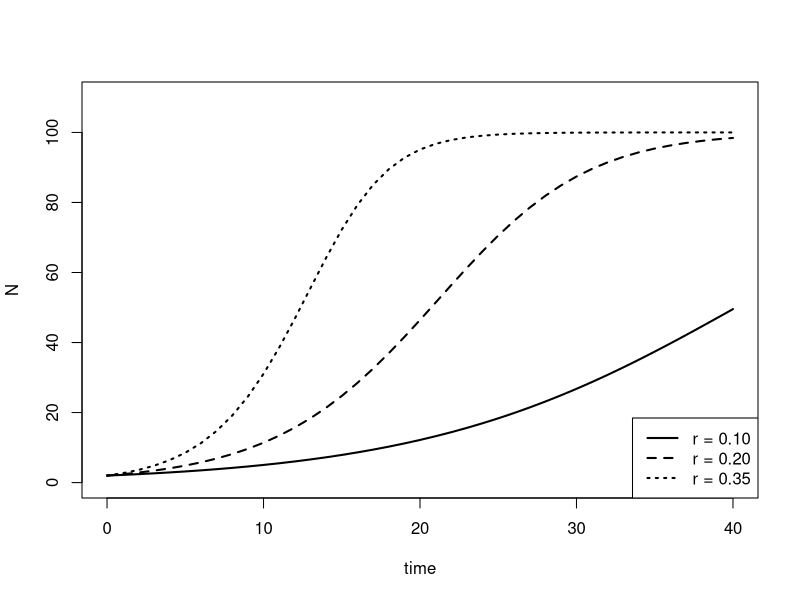

This figure's R source:
## ---- chunk 1
#| label: fig-growth
#| fig-cap: "Logistic growth for three values of $r$."
#| fig-width: 6
#| fig-height: 3.2

t <- 0:40
logistic <- function(r, K = 100, N0 = 2) {
  N <- numeric(length(t)); N[1] <- N0
  for (i in 2:length(t)) N[i] <- N[i-1] + r * N[i-1] * (1 - N[i-1]/K)
  N
}
plot(t, logistic(0.10), type = "l", lwd = 2, ylim = c(0, 110),
     xlab = "time", ylab = "N")
lines(t, logistic(0.20), lwd = 2, lty = 2)
lines(t, logistic(0.35), lwd = 2, lty = 3)
legend("bottomright", c("r = 0.10", "r = 0.20", "r = 0.35"), lty = 1:3, lwd = 2)
